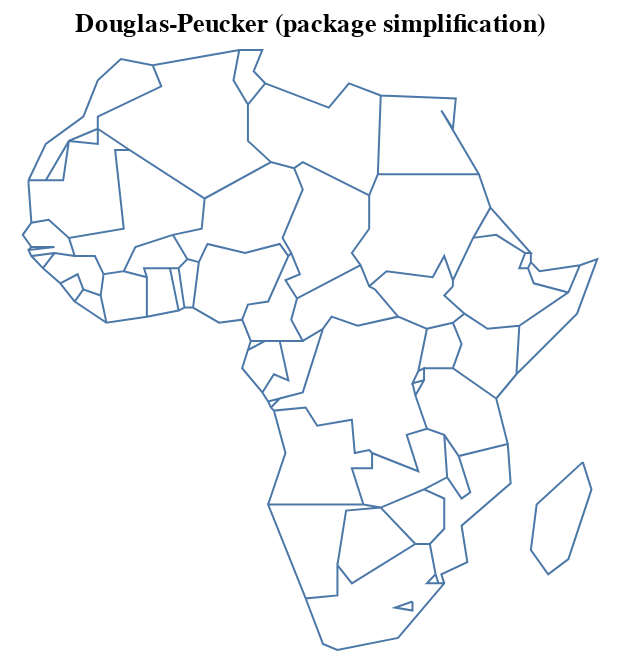

Notebook cell for this chart:
### Code cell
import topojson as tp
data = tp.utils.example_data_africa()

topo = tp.Topology(data, prequantize=200)

# we visualize with the (optional!) package Altair,
# since SVG rendering is too small for this example
topo.toposimplify(
    epsilon=1,
    simplify_algorithm='dp', 
    simplify_with='simplification', 
    prevent_oversimplify=False
).to_alt().properties(title='Douglas-Peucker (package simplification)')

### Figure 1 — Vega-Lite specification as saved in the notebook (floating-point values rounded to 4 significant figures; data arrays with more than 128 entries replaced by an {"elided": "..."} marker saying what was removed)
{"config": {"view": {"continuousWidth": 400, "continuousHeight": 300}}, "data": {"name": "data-e85367396b3c50716c8f88d85adc7859", "format": {"mesh": "data", "type": "topojson"}}, "mark": {"type": "geoshape", "filled": false}, "projection": {"reflectY": true, "type": "identity"}, "title": "Douglas-Peucker (package simplification)", "width": 300, "$schema": "https://vega.github.io/schema/vega-lite/v4.8.1.json", "datasets": {"data-e85367396b3c50716c8f88d85adc7859": {"type": "Topology", "objects": {"data": {"geometries": [{"id": "1", "type": "Polygon", "properties": {"continent": "Africa", "gdp_md_est": 150600.0, "iso_a3": "TZA", "name": "Tanzania", "pop_est": 53950935}, "bbox": [29.34, -11.72, 40.32, -0.95], "arcs": [[-5, 0, -85, -83, -78, -2, -102, -142, -139]]}, {"id": "2", "type": "Polygon", "properties": {"continent": "Africa", "gdp_md_est": 906.5, "iso_a3": "ESH", "name": "W. Sahara", "pop_est": 603253}, "bbox": [-17.06, 21.0, -8.665, 27.66], "arcs": [[-23, -22, -21, 20, -117, -116]]}, {"id": "11", "type": "Polygon", "properties": {"continent": "Africa", "gdp_md_est": 66010.0, "iso_a3": "COD", "name": "Dem. Rep. Congo", "pop_est": 83301151}, "bbox": [12.18, -13.26, 31.17, 5.256], "arcs": [[1, -82, -81, -97, 2, -94, -68, -64, -146, -140, -144, -103]]}, {"id": "12", "type": "Polygon", "properties": {"continent": "Africa", "gdp_md_est": 4719.0, "iso_a3": "SOM", "name": "Somalia", "pop_est": 7531386}, "bbox": [40.98, -1.683, 51.13, 12.02], "arcs": [[-6, -128, -135, 3]]}, {"id": "13", "type": "Polygon", "properties": {"continent": "Africa", "gdp_md_est": 152700.0, "iso_a3": "KEN", "name": "Kenya", "pop_est": 47615739}, "bbox": [33.89, -4.677, 41.86, 5.506], "arcs": [[4, -141, -152, -129, 5, 6]]}, {"id": "14", "type": "Polygon", "properties": {"continent": "Africa", "gdp_md_est": 176300.0, "iso_a3": "SDN", "name": "Sudan", "pop_est": 37345935}, "bbox": [21.94, 8.229, 38.41, 22.0], "arcs": [[147, -67, -9, -121, -119, 7, -113, -130, 149, -150, -149, -148]]}, {"id": "15", "type": "Polygon", "properties": {"continent": "Africa", "gdp_md_est": 30590.0, "iso_a3": "TCD", "name": "Chad", "pop_est": 12075985}, "bbox": [13.54, 7.422, 23.89, 23.41], "arcs": [[8, -66, -34, -28, -122]]}, {"id": "25", "type": "Polygon", "properties": {"continent": "Africa", "gdp_md_est": 739100.0, "iso_a3": "ZAF", "name": "South Africa", "pop_est": 54841552}, "bbox": [16.34, -34.82, 32.83, -22.09], "arcs": [[-15, -13, -12, -88, -92, -87, 9], [10]]}, {"id": "26", "type": "Polygon", "properties": {"continent": "Africa", "gdp_md_est": 6019.0, "iso_a3": "LSO", "name": "Lesotho", "pop_est": 1958042}, "bbox": [27.0, -30.65, 29.33, -28.65], "arcs": [[10]]}, {"id": "48", "type": "Polygon", "properties": {"continent": "Africa", "gdp_md_est": 28330.0, "iso_a3": "ZWE", "name": "Zimbabwe", "pop_est": 13805084}, "bbox": [25.26, -22.27, 32.85, -15.51], "arcs": [[11, -14, -79, -89]]}, {"id": "49", "type": "Polygon", "properties": {"continent": "Africa", "gdp_md_est": 35900.0, "iso_a3": "BWA", "name": "Botswana", "pop_est": 2214858}, "bbox": [19.9, -26.83, 29.43, -17.66], "arcs": [[12, -17, 13]]}, {"id": "50", "type": "Polygon", "properties": {"continent": "Africa", "gdp_md_est": 25990.0, "iso_a3": "NAM", "name": "Namibia", "pop_est": 2484780}, "bbox": [11.73, -29.05, 25.08, -16.94], "arcs": [[14, 15, -100, -80, 16]]}, {"id": "51", "type": "Polygon", "properties": {"continent": "Africa", "gdp_md_est": 39720.0, "iso_a3": "SEN", "name": "Senegal", "pop_est": 14668522}, "bbox": [-17.63, 12.33, -11.47, 16.6], "arcs": [[17, -25, -20, -45, -49, 18, -105]]}, {"id": "52", "type": "Polygon", "properties": {"continent": "Africa", "gdp_md_est": 38090.0, "iso_a3": "MLI", "name": "Mali", "pop_est": 17885245}, "bbox": [-12.17, 10.1, 4.27, 24.97], "arcs": [[19, -24, -111, -30, -58, -42, -46]]}, {"id": "53", "type": "Polygon", "properties": {"continent": "Africa", "gdp_md_est": 16710.0, "iso_a3": "MRT", "name": "Mauritania", "pop_est": 3758571}, "bbox": [-17.06, 14.62, -4.923, 27.4], "arcs": [[20, 21, 22, -112, 23, 24, 25]]}, {"id": "54", "type": "Polygon", "properties": {"continent": "Africa", "gdp_md_est": 24310.0, "iso_a3": "BEN", "name": "Benin", "pop_est": 11038805}, "bbox": [0.7723, 6.142, 3.797, 12.24], "arcs": [[26, -38, -60, -29, -31]]}, {"id": "55", "type": "Polygon", "properties": {"continent": "Africa", "gdp_md_est": 20150.0, "iso_a3": "NER", "name": "Niger", "pop_est": 19245344}, "bbox": [0.2956, 11.66, 15.9, 23.47], "arcs": [[27, -37, -32, 28, -59, 29, -110, -123]]}, {"id": "56", "type": "Polygon", "properties": {"continent": "Africa", "gdp_md_est": 1089000.0, "iso_a3": "NGA", "name": "Nigeria", "pop_est": 190632261}, "bbox": [2.692, 4.241, 14.58, 13.87], "arcs": [[30, 31, -36, 32]]}, {"id": "57", "type": "Polygon", "properties": {"continent": "Africa", "gdp_md_est": 77240.0, "iso_a3": "CMR", "name": "Cameroon", "pop_est": 24994885}, "bbox": [8.489, 1.728, 16.01, 12.86], "arcs": [[33, -65, -70, -72, -75, 34, 35, 36]]}, {"id": "58", "type": "Polygon", "properties": {"continent": "Africa", "gdp_md_est": 11610.0, "iso_a3": "TGO", "name": "Togo", "pop_est": 7965055}, "bbox": [-0.04978, 5.929, 1.865, 11.02], "arcs": [[37, 38, -40, -61]]}, {"id": "59", "type": "Polygon", "properties": {"continent": "Africa", "gdp_md_est": 120800.0, "iso_a3": "GHA", "name": "Ghana", "pop_est": 27499924}, "bbox": [-3.244, 4.71, 1.06, 11.1], "arcs": [[39, 40, -43, -62]]}, {"id": "60", "type": "Polygon", "properties": {"continent": "Africa", "gdp_md_est": 87120.0, "iso_a3": "CIV", "name": "Côte d'Ivoire", "pop_est": 24184810}, "bbox": [-8.603, 4.338, -2.562, 10.52], "arcs": [[41, -63, 42, 43, -52, -47]]}, {"id": "61", "type": "Polygon", "properties": {"continent": "Africa", "gdp_md_est": 16080.0, "iso_a3": "GIN", "name": "Guinea", "pop_est": 12413867}, "bbox": [-15.13, 7.309, -7.832, 12.59], "arcs": [[44, 45, 46, -54, -55, 47, -50]]}, {"id": "62", "type": "Polygon", "properties": {"continent": "Africa", "gdp_md_est": 2851.0, "iso_a3": "GNB", "name": "Guinea-Bissau", "pop_est": 1792338}, "bbox": [-16.68, 11.04, -13.7, 12.63], "arcs": [[48, 49, 50]]}, {"id": "63", "type": "Polygon", "properties": {"continent": "Africa", "gdp_md_est": 3881.0, "iso_a3": "LBR", "name": "Liberia", "pop_est": 4689021}, "bbox": [-11.44, 4.356, -7.54, 8.541], "arcs": [[51, 52, -56, 53]]}, {"id": "64", "type": "Polygon", "properties": {"continent": "Africa", "gdp_md_est": 10640.0, "iso_a3": "SLE", "name": "Sierra Leone", "pop_est": 6163195}, "bbox": [-13.25, 6.786, -10.23, 10.05], "arcs": [[54, 55, 56]]}, {"id": "65", "type": "Polygon", "properties": {"continent": "Africa", "gdp_md_est": 32990.0, "iso_a3": "BFA", "name": "Burkina Faso", "pop_est": 20107509}, "bbox": [-5.471, 9.611, 2.177, 15.12], "arcs": [[57, 58, 59, 60, 61, 62]]}, {"id": "66", "type": "Polygon", "properties": {"continent": "Africa", "gdp_md_est": 3206.0, "iso_a3": "CAF", "name": "Central African Rep.", "pop_est": 5625118}, "bbox": [14.46, 2.268, 27.37, 11.14], "arcs": [[63, -71, 64, 65, 66, -148, -147]]}, {"id": "67", "type": "Polygon", "properties": {"continent": "Africa", "gdp_md_est": 30270.0, "iso_a3": "COG", "name": "Congo", "pop_est": 4954674}, "bbox": [11.09, -5.038, 18.45, 3.728], "arcs": [[67, -96, 68, -73, 69, 70]]}, {"id": "68", "type": "Polygon", "properties": {"continent": "Africa", "gdp_md_est": 35980.0, "iso_a3": "GAB", "name": "Gabon", "pop_est": 1772255}, "bbox": [8.798, -3.979, 14.43, 2.327], "arcs": [[71, 72, 73, -76]]}, {"id": "69", "type": "Polygon", "properties": {"continent": "Africa", "gdp_md_est": 31770.0, "iso_a3": "GNQ", "name": "Eq. Guinea", "pop_est": 778358}, "bbox": [9.306, 1.01, 11.29, 2.284], "arcs": [[74, 75, 76]]}, {"id": "70", "type": "Polygon", "properties": {"continent": "Africa", "gdp_md_est": 65170.0, "iso_a3": "ZMB", "name": "Zambia", "pop_est": 15972000}, "bbox": [21.89, -17.96, 33.49, -8.238], "arcs": [[77, -84, -90, 78, 79, -99, -98, 80, 81]]}, {"id": "71", "type": "Polygon", "properties": {"continent": "Africa", "gdp_md_est": 21200.0, "iso_a3": "MWI", "name": "Malawi", "pop_est": 19196246}, "bbox": [32.69, -16.8, 35.77, -9.231], "arcs": [[82, -91, 83]]}, {"id": "72", "type": "Polygon", "properties": {"continent": "Africa", "gdp_md_est": 35010.0, "iso_a3": "MOZ", "name": "Mozambique", "pop_est": 26573706}, "bbox": [30.18, -26.74, 40.78, -10.32], "arcs": [[84, 85, 86, -93, 87, 88, 89, 90]]}, {"id": "73", "type": "Polygon", "properties": {"continent": "Africa", "gdp_md_est": 11060.0, "iso_a3": "SWZ", "name": "eSwatini", "pop_est": 1467152}, "bbox": [30.68, -27.29, 32.07, -25.66], "arcs": [[91, 92]]}, {"id": "74", "type": "MultiPolygon", "properties": {"continent": "Africa", "gdp_md_est": 189000.0, "iso_a3": "AGO", "name": "Angola", "pop_est": 29310273}, "bbox": [11.64, -17.93, 24.08, -4.438], "arcs": [[[93, 94, 95]], [[96, 97, 98, 99, 100]]]}, {"id": "75", "type": "Polygon", "properties": {"continent": "Africa", "gdp_md_est": 7892.0, "iso_a3": "BDI", "name": "Burundi", "pop_est": 11466756}, "bbox": [29.02, -4.5, 30.75, -2.348], "arcs": [[101, 102, -143]]}, {"id": "78", "type": "Polygon", "properties": {"continent": "Africa", "gdp_md_est": 36860.0, "iso_a3": "MDG", "name": "Madagascar", "pop_est": 25054161}, "bbox": [43.25, -25.6, 50.48, -12.04], "arcs": [[103]]}, {"id": "80", "type": "Polygon", "properties": {"continent": "Africa", "gdp_md_est": 3387.0, "iso_a3": "GMB", "name": "Gambia", "pop_est": 2051363}, "bbox": [-16.84, 13.13, -13.84, 13.88], "arcs": [[104, 105]]}, {"id": "81", "type": "Polygon", "properties": {"continent": "Africa", "gdp_md_est": 130800.0, "iso_a3": "TUN", "name": "Tunisia", "pop_est": 11403800}, "bbox": [7.524, 30.31, 11.49, 37.35], "arcs": [[-109, 106, -125]]}, {"id": "82", "type": "Polygon", "properties": {"continent": "Africa", "gdp_md_est": 609400.0, "iso_a3": "DZA", "name": "Algeria", "pop_est": 40969443}, "bbox": [-8.684, 19.06, 12.0, 37.12], "arcs": [[-115, 107, 108, -124, 109, 110, 111]]}, {"id": "154", "type": "Polygon", "properties": {"continent": "Africa", "gdp_md_est": 9169.0, "iso_a3": "ERI", "name": "Eritrea", "pop_est": 5918919}, "bbox": [36.32, 12.46, 43.08, 18.0], "arcs": [[112, 113, -132, -131]]}, {"id": "162", "type": "Polygon", "properties": {"continent": "Africa", "gdp_md_est": 282800.0, "iso_a3": "MAR", "name": "Morocco", "pop_est": 33986655}, "bbox": [-17.02, 21.42, -1.125, 35.76], "arcs": [[114, 115, 116, 117]]}, {"id": "163", "type": "Polygon", "properties": {"continent": "Africa", "gdp_md_est": 1105000.0, "iso_a3": "EGY", "name": "Egypt", "pop_est": 97041072}, "bbox": [24.7, 22.0, 36.87, 31.59], "arcs": [[118, -127, 119]]}, {"id": "164", "type": "Polygon", "properties": {"continent": "Africa", "gdp_md_est": 90890.0, "iso_a3": "LBY", "name": "Libya", "pop_est": 6653210}, "bbox": [9.319, 19.58, 25.16, 33.14], "arcs": [[120, 121, 122, 123, 124, 125, 126]]}, {"id": "165", "type": "Polygon", "properties": {"continent": "Africa", "gdp_md_est": 174700.0, "iso_a3": "ETH", "name": "Ethiopia", "pop_est": 105350020}, "bbox": [32.95, 3.422, 47.79, 14.96], "arcs": [[127, 128, -151, -150, 129, 130, -134, -136]]}, {"id": "166", "type": "Polygon", "properties": {"continent": "Africa", "gdp_md_est": 3345.0, "iso_a3": "DJI", "name": "Djibouti", "pop_est": 865267}, "bbox": [41.66, 10.93, 43.32, 12.7], "arcs": [[131, 132, -137, 133]]}, {"id": "167", "type": "Polygon", "properties": {"continent": "Africa", "gdp_md_est": 12250.0, "iso_a3": "-99", "name": "Somaliland", "pop_est": 3500000}, "bbox": [42.56, 7.997, 48.95, 11.46], "arcs": [[134, 135, 136, 137]]}, {"id": "168", "type": "Polygon", "properties": {"continent": "Africa", "gdp_md_est": 84930.0, "iso_a3": "UGA", "name": "Uganda", "pop_est": 39570125}, "bbox": [29.58, -1.443, 35.04, 4.25], "arcs": [[138, -145, 139, -153, 140]]}, {"id": "169", "type": "Polygon", "properties": {"continent": "Africa", "gdp_md_est": 21970.0, "iso_a3": "RWA", "name": "Rwanda", "pop_est": 11901484}, "bbox": [29.02, -2.918, 30.82, -1.135], "arcs": [[141, 142, 143, 144]]}, {"id": "176", "type": "Polygon", "properties": {"continent": "Africa", "gdp_md_est": 20880.0, "iso_a3": "SSD", "name": "S. Sudan", "pop_est": 13026129}, "bbox": [23.89, 3.509, 35.3, 12.25], "arcs": [[145, 146, 147, 148, 149, 150, 151, 152]]}], "type": "GeometryCollection"}}, "bbox": [-17.63, -34.82, 51.13, 37.35], "transform": {"scale": [0.3455, 0.3627], "translate": [-17.63, -34.82]}, "arcs": {"elided": "153 rows, 794 int values in total"}}}}
